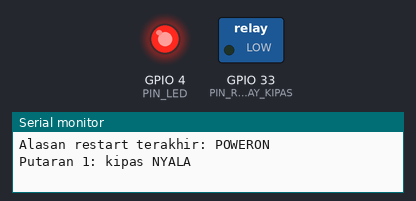
Bench run of a sketch on a simulated ESP32. On the bench: switched loads named in the sketch (green lamp = pin HIGH), output pins drawn as LEDs (lit = HIGH), the last lines printed to the serial monitor.

Above: at 2.0 s.
At 5.0 s:
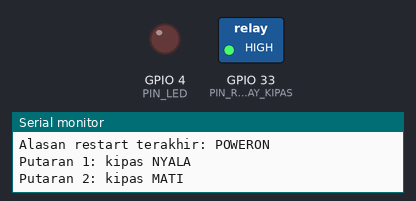
Timing chart, 0 to 8.3 s (numbered marks = the images above):
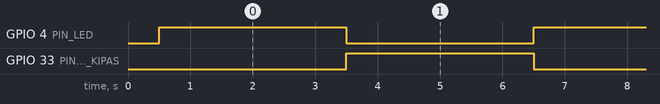

The sketch:

modul05_detektif_restart.ino
```cpp
// Modul 5 - Praktik 8: "detektif restart" untuk uji catu daya
// Saat menyala, sketsa ini mencetak ALASAN restart terakhir, dengan kata yang sama
// seperti kolom reset_reason di Lampiran A Silabus: POWERON, BROWNOUT, SW, PANIC,
// WDT, DEEPSLEEP, atau UNKNOWN.
// Setelah itu relay kipas (D33) menyala dan mati bergantian tiap 3 detik.

#include <esp_system.h>  // untuk esp_reset_reason()

const int PIN_LED = 4;           // LED status
const int PIN_RELAY_KIPAS = 33;  // relay kipas, aktif LOW
const int JEDA = 3000;           // milidetik

int putaran = 0;  // dihitung ulang dari 0 setiap kali ESP32 restart

// Menerjemahkan kode alasan restart menjadi kata yang mudah dibaca.
String alasanReset() {
  esp_reset_reason_t alasan = esp_reset_reason();
  if (alasan == ESP_RST_POWERON) {
    return "POWERON";  // baru dinyalakan, tombol EN ditekan, atau program selesai diunggah
  }
  if (alasan == ESP_RST_BROWNOUT) {
    return "BROWNOUT";  // tegangan sempat anjlok terlalu rendah
  }
  if (alasan == ESP_RST_SW) {
    return "SW";  // program sendiri yang meminta restart
  }
  if (alasan == ESP_RST_PANIC) {
    return "PANIC";  // program mogok (crash)
  }
  if (alasan == ESP_RST_INT_WDT || alasan == ESP_RST_TASK_WDT || alasan == ESP_RST_WDT) {
    return "WDT";  // "penjaga" me-restart program yang macet (Modul 8)
  }
  if (alasan == ESP_RST_DEEPSLEEP) {
    return "DEEPSLEEP";  // bangun dari tidur dalam (deep sleep, Modul 9)
  }
  return "UNKNOWN";  // alasan lain yang jarang terjadi
}

void setup() {
  Serial.begin(115200);
  delay(500);
  pinMode(PIN_LED, OUTPUT);
  pinMode(PIN_RELAY_KIPAS, OUTPUT);
  digitalWrite(PIN_RELAY_KIPAS, HIGH);  // relay melepas: kipas mati dulu

  String alasan = alasanReset();
  Serial.println();
  Serial.println("Alasan restart terakhir: " + alasan);
  if (alasan == "BROWNOUT") {
    Serial.println(">> Tegangan sempat anjlok! Pindahkan beban (kipas, pompa, servo) ke MB102.");
  }
}

void loop() {
  putaran++;
  if (putaran % 2 == 1) {
    digitalWrite(PIN_RELAY_KIPAS, LOW);  // kipas jalan
    digitalWrite(PIN_LED, HIGH);
    Serial.print("Putaran ");
    Serial.print(putaran);
    Serial.println(": kipas NYALA");
  } else {
    digitalWrite(PIN_RELAY_KIPAS, HIGH);  // kipas berhenti
    digitalWrite(PIN_LED, LOW);
    Serial.print("Putaran ");
    Serial.print(putaran);
    Serial.println(": kipas MATI");
  }
  delay(JEDA);
}
```

Measured:
- by itself, GPIO 4 (PIN_LED), GPIO 33 (PIN_RELAY_KIPAS): alternates HIGH for 3.0 s and LOW for 3.0 s
